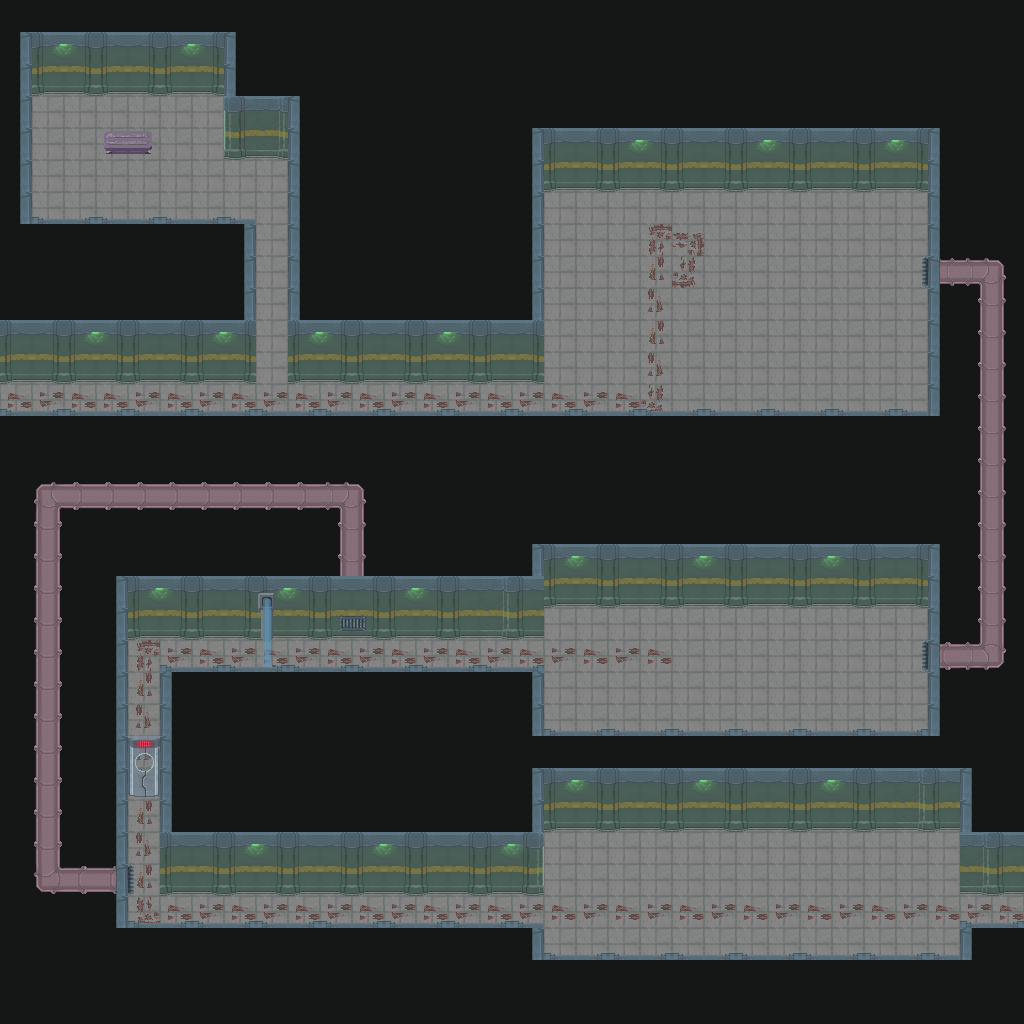

The image is a tile-based game level rendered from a .tmx file. Its description and source (layers, tilesets, objects; grid data summarised) follow:
An orthogonal 32x32 tile map with 32x32 px tiles, 6 tile layers (Floor, Mask, Wall, Object, ...) and 13 objects (4x 2, 3x 1, respawn, 5, cloak, ...).

<map version="1.5" tiledversion="1.6.0" orientation="orthogonal" renderorder="right-down" width="32" height="32" tilewidth="32" tileheight="32" infinite="0" nextlayerid="13" nextobjectid="18">
 <editorsettings>
  <export target="invisibility.json" format="json" />
 </editorsettings>
 <tileset firstgid="1" name="tileset" tilewidth="32" tileheight="32" tilecount="640" columns="10">
  <image source="tileset.png" trans="ff00ff" width="320" height="2048" />
  <tile id="6">
   <properties>
    <property name="collides" type="bool" value="true" />
   </properties>
  </tile>
  <tile id="7">
   <properties>
    <property name="collides" type="bool" value="true" />
   </properties>
  </tile>
  <tile id="34">
   <properties>
    <property name="collides" type="bool" value="true" />
   </properties>
  </tile>
  <tile id="44">
   <properties>
    <property name="collides" type="bool" value="true" />
   </properties>
  </tile>
  <tile id="47">
   <properties>
    <property name="collides" type="bool" value="false" />
   </properties>
  </tile>
 </tileset>
 <layer id="1" name="Floor" width="32" height="32">
  <data>[1024 cells, 308 non-empty, 1 distinct tile ids]</data>
 </layer>
 <layer id="12" name="Mask" width="32" height="32">
  <data>[1024 cells, 797 non-empty, 4 distinct tile ids]</data>
 </layer>
 <layer id="2" name="Wall" width="32" height="32">
  <data>[1024 cells, 323 non-empty, 15 distinct tile ids]</data>
 </layer>
 <layer id="5" name="Object" width="32" height="32">
  <data>[1024 cells, 67 non-empty, 19 distinct tile ids]</data>
 </layer>
 <layer id="3" name="Overhead" width="32" height="32">
  <data>[1024 cells, 135 non-empty, 6 distinct tile ids]</data>
 </layer>
 <layer id="4" name="Lighting" width="32" height="32">
  <data>[1024 cells, 0 non-empty, 0 distinct tile ids]</data>
 </layer>
 <objectgroup id="7" name="Events">
  <object id="1" name="respawn" x="44.33" y="397.485">
   <point />
  </object>
  <object id="2" name="VentIn" type="2" x="905.667" y="275.417">
   <point />
  </object>
  <object id="3" name="VentOut" type="2" x="904" y="667.667">
   <point />
  </object>
  <object id="4" name="VentIn" type="1" x="351.333" y="656.333">
   <point />
  </object>
  <object id="5" name="VentOut" type="1" x="144.667" y="896.333">
   <point />
  </object>
  <object id="6" name="Exit" type="2" x="973.333" y="915">
   <point />
  </object>
  <object id="7" name="path" type="1" x="581.278" y="202.564">
   <polygon points="-5.44489,5.15527 301.449,4.9359 301.27,43.4359 -5.28666,43.1154" />
  </object>
  <object id="8" name="path" type="2" x="577.793" y="297.18">
   <polygon points="-5.9594,5.55697 329.934,5.3205 329.738,46.8205 -5.78623,46.475" />
  </object>
  <object id="9" name="path" type="5" x="588.006" y="839.667">
   <polygon points="-5.7465,4.35184 318.147,4.16665 317.958,36.6666 -5.57951,36.3961" />
  </object>
  <object id="10" name="cloak" x="128" y="142">
   <point />
  </object>
  <object id="15" name="path" type="3" x="575.698" y="608.641">
   <polygon points="-5.44489,6.09258 301.449,5.83332 301.27,51.3333 -5.28666,50.9546" />
  </object>
  <object id="16" name="path" type="4" x="577" y="680.667">
   <polygon points="-5.44489,4.35184 301.449,4.16666 301.27,36.6666 -5.28666,36.3961" />
  </object>
  <object id="17" name="path" type="6" x="777.345" y="892.641">
   <polygon points="-2.09166,6.09258 115.802,5.83331 115.733,51.3333 -2.03088,50.9546" />
  </object>
 </objectgroup>
</map>
